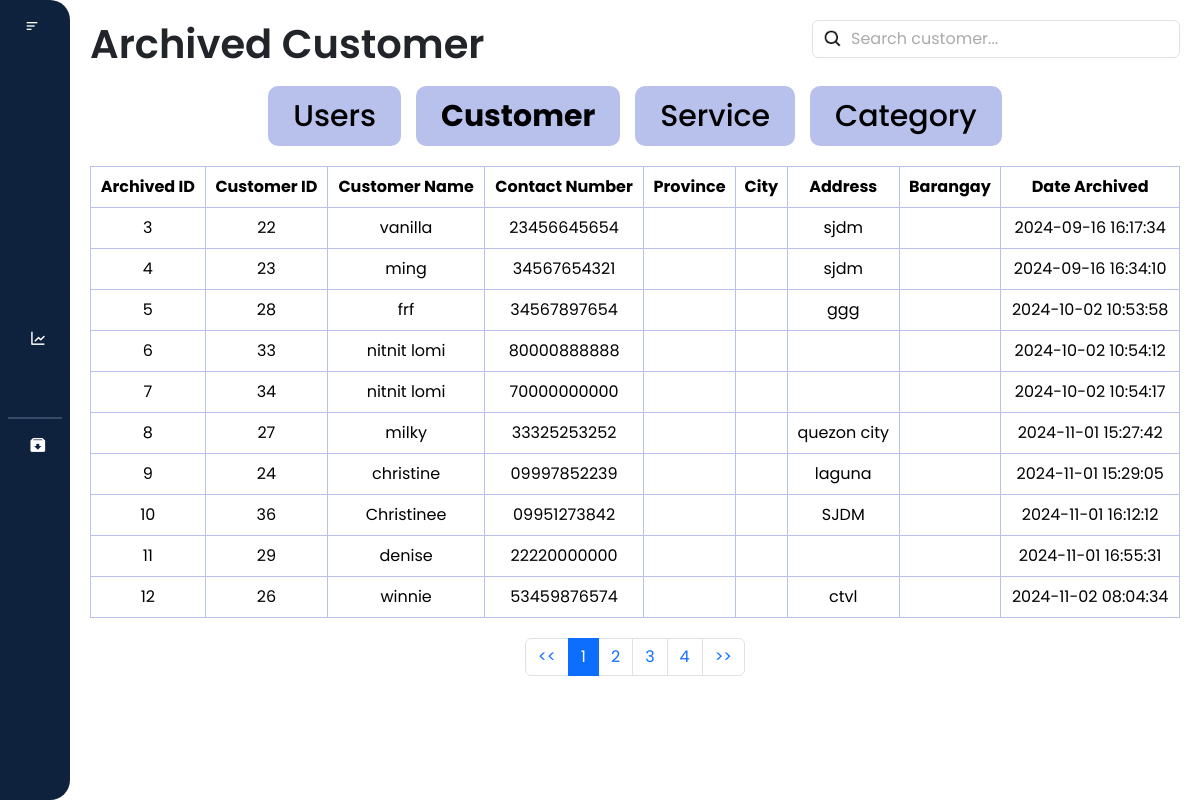
The page /laundry_system/archived/archive_customer.php (signed in) on the database its author committed.
### tables this page shows
CREATE TABLE `archived_customers` (
  `archive_id` int(11) NOT NULL,
  `customer_id` int(11) NOT NULL,
  `customer_name` varchar(255) NOT NULL,
  `contact_number` varchar(20) NOT NULL,
  `province` varchar(255) NOT NULL,
  `city` varchar(255) NOT NULL,
  `address` varchar(255) NOT NULL,
  `brgy` varchar(255) NOT NULL,
  `archived_at` timestamp NOT NULL DEFAULT current_timestamp()
);

### laundry_system/archived/archive_customer.php (the view, shortened to what this page needs)
<?php
require '../database.php';
$user_role = $_SESSION['user_role'];
?>
<!DOCTYPE html>
<html lang="en">
<head>
    <link href="https://cdn.jsdelivr.net/npm/bootstrap@5.3.3/dist/css/bootstrap.min.css" rel="stylesheet"
>
    <link href="https://cdn.lineicons.com/4.0/lineicons.css" rel="stylesheet" />
    <link href='https://unpkg.com/boxicons@2.1.4/css/boxicons.min.css' rel='stylesheet'>
    <link rel="stylesheet" href="archive_customer.css">
</head>
<body>
    <div class="wrapper">
        <aside id="sidebar">
            <div class="d-flex">
                <button id="toggle-btn" type="button">
                    <i class="bx bx-menu-alt-left"></i>
                </button>
            </div>
            <ul class="sidebar-nav">
                <?php if ($user_role === 'admin') : ?>
                    <li class="sidebar-item">
                    <a href="/laundry_system/dashboard/dashboard.php" class="sidebar-link"
                            data-bs-toggle="tooltip"
                            data-bs-placement="right"
                            data-bs-title="Dashboard">
                        </a>
                    </li>
                    <li class="sidebar-item">
                    <a href="/laundry_system/profile/profile.php" class="sidebar-link"
                            data-bs-toggle="tooltip"
                            data-bs-placement="right"
                            data-bs-title="Profile">
                        </a>
                    </li>
                    <li class="sidebar-item">
                    <a href="/laundry_system/users/users.php" class="sidebar-link"
                            data-bs-toggle="tooltip"
                            data-bs-placement="right"
                            data-bs-title="Users">
                        </a>
                    </li>
                    <li class="sidebar-item">
                        <a href="#" class="sidebar-link has-dropdown collapsed" data-bs-toggle="collapse"
                            data-bs-target="#records" aria-expanded="false" aria-controls="records">
                        </a>
                    </li>
                    <li class="sidebar-item">
                    <a href="/laundry_system/transaction/transaction.php" class="sidebar-link"
                            data-bs-toggle="tooltip"
                            data-bs-placement="right"
                            data-bs-title="Transactions">
                        </a>
                    </li>
                    <li class="sidebar-item">
                    <a href="/laundry_system/sales_report/report.php" class="sidebar-link"
                            data-bs-toggle="tooltip"
                            data-bs-placement="right"
                            data-bs-title="Sales Report">
                            <i class='bx bx-line-chart'></i>
                        </a>
                    </li>
                    <li class="sidebar-item">
                    <a href="/laundry_system/settings/setting.php" class="sidebar-link"
                            data-bs-toggle="tooltip"
                            data-bs-placement="right"
                            data-bs-title="Settings">
                        </a>
                    </li>
                    <hr style="border: 1px solid #b8c1ec; margin: 8px">
                    <li class="sidebar-item">
                        <a href="#" class="sidebar-link has-dropdown collapsed" data-bs-toggle="collapse"
                        data-bs-target="#archived" aria-expanded="false" aria-controls="archived">
                            <i class='bx bxs-archive-in'></i>
                        </a>
                    </li>
                <?php endif; ?>
            </ul>
            <div class="sidebar-footer">
            <a href="javascript:void(0)" class="sidebar-link" id="btn_logout"
                    data-bs-toggle="tooltip"
                    data-bs-placement="right"
                    data-bs-title="Logout">
                </a>
            </div>
        </aside>
        <div class="main-content">
            <nav>
                <div class="d-flex justify-content-between" id="navbar">
                    <h1>Archived Customer</h1>
                    <div class="search_bar" m-1>
                        <input class="form-control" type="text" id="filter_customer" placeholder="Search customer...">
                    </div>
                </div>
            </nav>
            <div class="buttons">
                <div class="user_button">
                    <a href="archive_users.php" class="button" id="userBtn">Users</a>
                </div>
                <div class="customer_button">
                    <a href="archive_customer.php" class="button" id="customerBtn"><b>Customer</b></a>
                </div>
                <div class="service_button">
                    <a href="archive_service.php" class="button" id="serviceBtn">Service</a>
                </div>
                <div class="category_button">
                    <a href="archive_category.php" class="button" id="categoryBtn">Category</a>
                </div>
            </div>
            <div class="table-responsive">
                <table class="table table-bordered text-center">
                        <thead>
                            <tr class="bg-dark text-white">
                                <th>Archived ID</th>
                                <th>Customer ID</th>
                                <th>Customer Name</th>
                                <th>Contact Number</th>
                                <th>Province</th>
                                <th>City</th>
                                <th>Address</th>
                                <th>Barangay</th>
                                <th>Date Archived</th>
                            </tr>
                        </thead>
                        <tbody id = "archive_customer_table">
                            <?php
                            $query = "SELECT * FROM archived_customers";
                            $result = mysqli_query($conn, $query);
                            if ($result && $result->num_rows > 0) {
                                while ($row = mysqli_fetch_assoc($result)) {
                                ?>
                                    <tr>
                                        <td><?php echo $row['archive_id']; ?></td>
                                        <td><?php echo $row['customer_id']; ?></td>
                                        <td><?php echo $row['customer_name']; ?></td>
                                        <td><?php echo $row['contact_number']; ?></td>
                                        <td><?php echo $row['province']; ?></td>
                                        <td><?php echo $row['city']; ?></td>
                                        <td><?php echo $row['address']; ?></td>
                                        <td><?php echo $row['brgy']; ?></td>
                                        <td><?php echo $row['archived_at']; ?></td>
                                    </tr>
                                <?php
                                    }
                            } else {
                            ?>
                            <tr>
                                <td colspan="9">No archived customers found.</td>
                            </tr>
                                <?php
                            }
                            ?>
                        </tbody>
                </table>
            </div>
            <nav aria-label="Page navigation">
                <ul class="pagination justify-content-center" id="pagination">
                </ul>
            </nav>
        </div>
    </div>
</body>

### laundry_system/archived/archive_customer.css (style rules this page uses)
* { margin: 0; padding: 0; font-family: "Poppins", sans-serif; box-sizing: border-box; }
html { scroll-behavior: smooth; }
.wrapper { display: flex; width: 100%; height: 100vh; }
.main-content { flex: 1; overflow-y: auto; padding: 20px; transition: margin-left 0.5s ease; }
#sidebar { width: 70px; min-width: 70px; z-index: 1000; transition: all .25s ease-in-out; display: flex; flex-direction: column; background-color: #0e223e; border-radius: 0 20px 20px 0; }
a { text-decoration: none; }
li { list-style: none; }
h1 { font-weight: 600; font-size: 1.5 rem; }
#sidebar { display: flex; height: 100%; width: 70px; min-width: 70px; z-index: 1000; transition: all 0.25s ease-in-out; flex-direction: column; background-color: #0e223e; border-radius: 0 20px 20px 0; }
#toggle-btn { background-color: transparent; cursor: pointer; border: 0; padding: 1rem 1.5rem; }
#toggle-btn i { font-size: 1.5 rem; color: #fff; }
.sidebar-nav { padding: 2rem 0; flex: 1 1 auto; }
a.sidebar-link { padding: 0.625rem 1.625rem; color: #fff; display: block; font-size: 0.9rem; white-space: nowrap; border-left: 3px solid transparent; text-decoration: none; }
.sidebar-link i { font-size: 1.1rem; margin-right: 0.75rem; }
.sidebar-item { position: relative; }
.table-responsive { padding: 20px 0; }
.table { width: 100%; margin: 0; border-collapse: collapse; border: #b8c1ec; }
.buttons { display: flex; flex-direction: row; gap: 15px; flex-wrap: wrap; justify-content: center; margin-top: 10px; }
.button { display: inline-flex; align-items: center; justify-content: center; height: 60px; padding: 15px 25px; background-color: #b8c1ec; color: #000; text-align: center; text-decoration: none; border-radius: 10px; font-size: 30px; font-weight: 500; margin: 0; gap: 10px; transition: background-color 0.3s ease; }
.search_bar { position: relative; }
.search_bar .form-control { padding-left: 38px; }
.search_bar .form-control::placeholder { color: #aaa; }
.search_bar .form-control { background-image: url('/laundry_system/images/search.png'); background-repeat: no-repeat; background-position: 10px center; background-size: 20px 20px; }

### rows shown on the page
archived_customers: archive_id "3", customer "22", customer_name "vanilla", contact_number "23456645654", address "sjdm", archived_at "2024-09-16 16:17:34"
archived_customers: archive_id "4", customer "23", customer_name "ming", contact_number "34567654321", address "sjdm", archived_at "2024-09-16 16:34:10"
archived_customers: archive_id "5", customer "28", customer_name "frf", contact_number "34567897654", address "ggg", archived_at "2024-10-02 10:53:58"
archived_customers: archive_id "6", customer "33", customer_name "nitnit lomi", contact_number "80000888888", archived_at "2024-10-02 10:54:12"
archived_customers: archive_id "7", customer "34", customer_name "nitnit lomi", contact_number "70000000000", archived_at "2024-10-02 10:54:17"
archived_customers: archive_id "8", customer "27", customer_name "milky", contact_number "33325253252", address "quezon city", archived_at "2024-11-01 15:27:42"
archived_customers: archive_id "9", customer "24", customer_name "christine", contact_number "09997852239", address "laguna", archived_at "2024-11-01 15:29:05"
archived_customers: archive_id "10", customer "36", customer_name "Christinee", contact_number "09951273842", address "SJDM", archived_at "2024-11-01 16:12:12"
archived_customers: archive_id "11", customer "29", customer_name "denise", contact_number "22220000000", archived_at "2024-11-01 16:55:31"
archived_customers: archive_id "12", customer "26", customer_name "winnie", contact_number "53459876574", address "ctvl", archived_at "2024-11-02 08:04:34"
